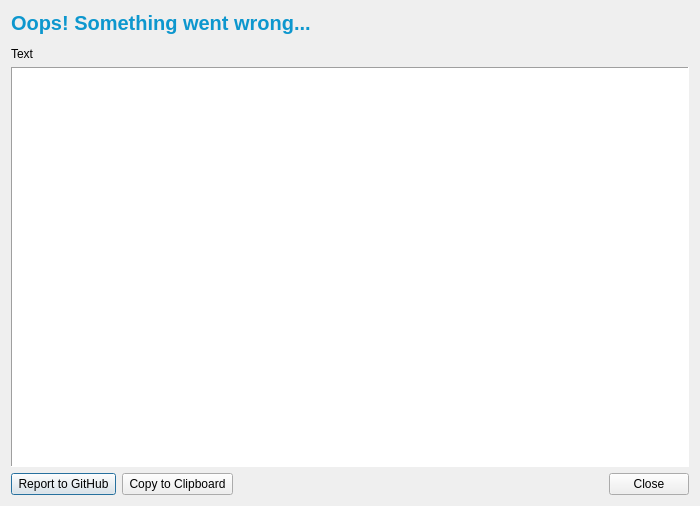
<?xml version="1.0" encoding="UTF-8"?>
<ui version="4.0">
 <class>Dialog</class>
 <widget class="QDialog" name="Dialog">
  <property name="geometry">
   <rect>
    <x>0</x>
    <y>0</y>
    <width>700</width>
    <height>506</height>
   </rect>
  </property>
  <property name="windowTitle">
   <string>GeoCat Bridge Error</string>
  </property>
  <layout class="QGridLayout" name="gridLayout">
   <item row="4" column="0">
    <layout class="QHBoxLayout" name="horizontalLayout">
     <item>
      <widget class="QPushButton" name="btnSendReport">
       <property name="text">
        <string> Report to GitHub </string>
       </property>
      </widget>
     </item>
     <item>
      <widget class="QPushButton" name="btnCopyToClipboard">
       <property name="text">
        <string> Copy to Clipboard </string>
       </property>
      </widget>
     </item>
     <item>
      <spacer name="horizontalSpacer">
       <property name="orientation">
        <enum>Qt::Horizontal</enum>
       </property>
       <property name="sizeHint" stdset="0">
        <size>
         <width>40</width>
         <height>20</height>
        </size>
       </property>
      </spacer>
     </item>
     <item>
      <widget class="QPushButton" name="btnClose">
       <property name="text">
        <string>Close</string>
       </property>
      </widget>
     </item>
    </layout>
   </item>
   <item row="2" column="0">
    <widget class="QLabel" name="label">
     <property name="sizePolicy">
      <sizepolicy hsizetype="Preferred" vsizetype="Preferred">
       <horstretch>0</horstretch>
       <verstretch>0</verstretch>
      </sizepolicy>
     </property>
     <property name="styleSheet">
      <string notr="true">font-family: &quot;Segoe UI, sans-serif&quot;;</string>
     </property>
     <property name="text">
      <string>Text</string>
     </property>
     <property name="wordWrap">
      <bool>true</bool>
     </property>
    </widget>
   </item>
   <item row="3" column="0">
    <widget class="QTextEdit" name="txtError">
     <property name="font">
      <font>
       <family>Segoe UI</family>
      </font>
     </property>
     <property name="frameShape">
      <enum>QFrame::Panel</enum>
     </property>
     <property name="readOnly">
      <bool>true</bool>
     </property>
     <property name="html">
      <string>&lt;!DOCTYPE HTML PUBLIC &quot;-//W3C//DTD HTML 4.0//EN&quot; &quot;http://www.w3.org/TR/REC-html40/strict.dtd&quot;&gt;
&lt;html&gt;&lt;head&gt;&lt;meta name=&quot;qrichtext&quot; content=&quot;1&quot; /&gt;&lt;style type=&quot;text/css&quot;&gt;
p, li { white-space: pre-wrap; }
&lt;/style&gt;&lt;/head&gt;&lt;body style=&quot; font-family:'Segoe UI'; font-size:8pt; font-weight:400; font-style:normal;&quot;&gt;
&lt;p style=&quot;-qt-paragraph-type:empty; margin-top:0px; margin-bottom:0px; margin-left:0px; margin-right:0px; -qt-block-indent:0; text-indent:0px;&quot;&gt;&lt;br /&gt;&lt;/p&gt;&lt;/body&gt;&lt;/html&gt;</string>
     </property>
     <property name="acceptRichText">
      <bool>false</bool>
     </property>
    </widget>
   </item>
   <item row="0" column="0">
    <widget class="QLabel" name="headerMain">
     <property name="styleSheet">
      <string notr="true">color: #0d97ce;
font-family: &quot;Segoe UI, sans-serif&quot;;
font-weight: 600;
font-size: 20px;</string>
     </property>
     <property name="text">
      <string>Oops! Something went wrong...</string>
     </property>
     <property name="alignment">
      <set>Qt::AlignLeading|Qt::AlignLeft|Qt::AlignTop</set>
     </property>
    </widget>
   </item>
   <item row="1" column="0">
    <spacer name="verticalSpacer">
     <property name="orientation">
      <enum>Qt::Vertical</enum>
     </property>
     <property name="sizeType">
      <enum>QSizePolicy::Fixed</enum>
     </property>
     <property name="sizeHint" stdset="0">
      <size>
       <width>20</width>
       <height>6</height>
      </size>
     </property>
    </spacer>
   </item>
  </layout>
 </widget>
 <resources/>
 <connections/>
</ui>
